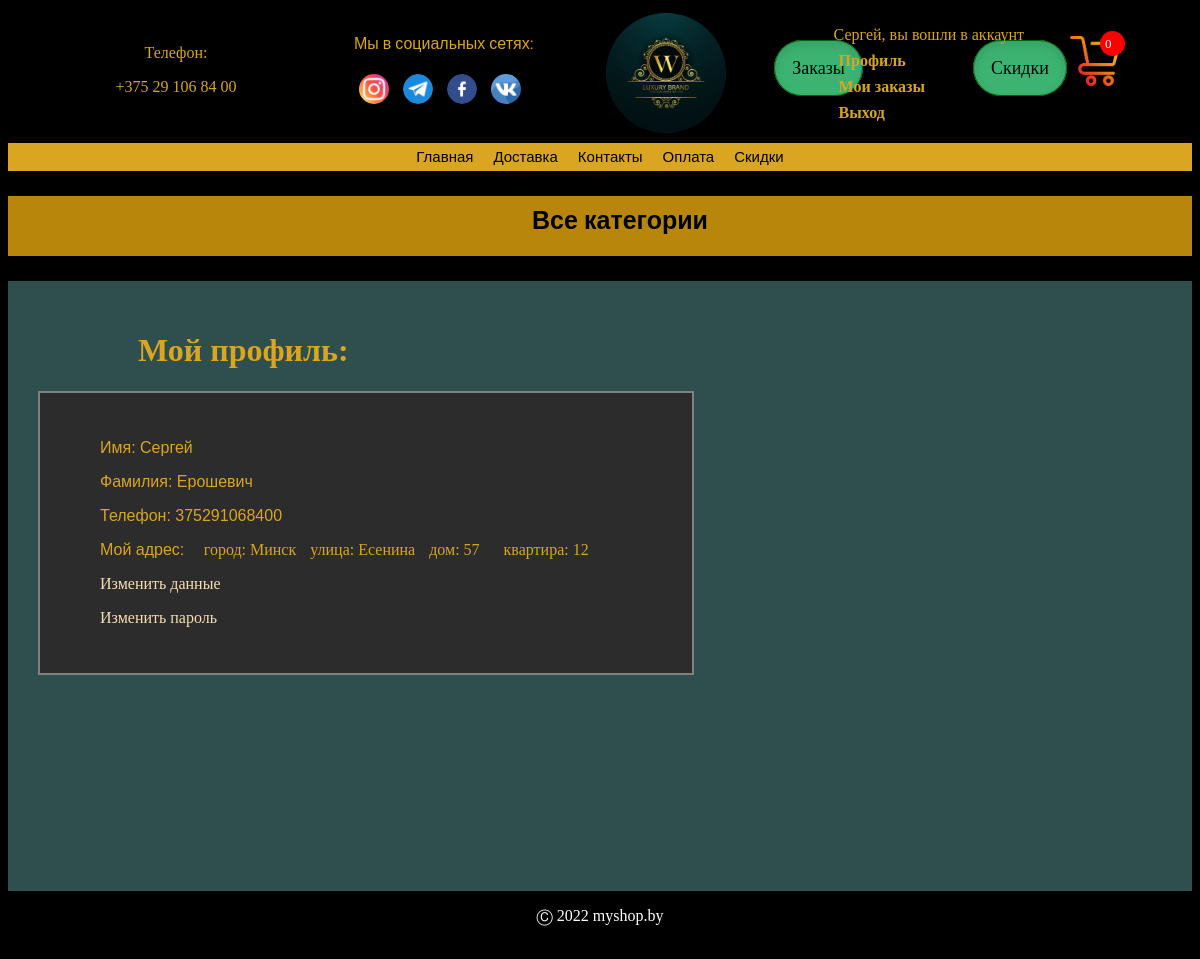
/accounts/profile/ (signed in), run on the app's committed database.
### accounts/models.py (models this page shows, shortened)
class Profile(models.Model):
    user = models.OneToOneField(User, on_delete=models.CASCADE)
    phone = models.CharField(max_length=13, blank=True)
    postal_code = models.CharField(max_length=20, verbose_name='почтовый индекс', blank=True)
    city = models.CharField(max_length=100, verbose_name='город', blank=True)
    street = models.CharField(max_length=100, verbose_name='улица', blank=True)
    house = models.CharField(max_length=100, verbose_name='дом', blank=True)
    building = models.CharField(max_length=100, verbose_name='корпус', blank=True)
    apartment = models.CharField(max_length=100, verbose_name='квартира', blank=True)

### accounts/views.py (the view)
# urls.py: path('profile/', views.profile, name='profile'),
@login_required()
def profile(request):
    user = request.user
    profile, status = Profile.objects.get_or_create(user=user)
    context = {'user': user, 'p': profile}
    return render(request, 'accounts/profile.html', context)

### cart/cart.py (called while the page is built)
    def __len__(self):
        return sum(item['quantity'] for item in self.cart.values())

### cart/context_processors.py (called while the page is built)
def cart(request):
    return {'cart': Cart(request)}

### accounts/templates/accounts/profile.html (shortened to what this page needs)
{% extends "shop/base.html" %}
{% load static %}
{% block content %}
<h1 style="padding-left: 100px">Мой профиль:</h1>
<div class="profile">
    <div>
        <p style="font-family: sans-serif">Имя: {{user.first_name}}</p>
        <p style="font-family: sans-serif">Фамилия: {{user.last_name}}</p>
        <p style="font-family: sans-serif"> Телефон: {% if p.phone %} {{p.phone}} {% else %} не указан {% endif %}</p>
        <span style="font-family: sans-serif">Мой адрес: </span>
            <span style="padding: 5px">{% if p.postal_code %} почтовый индекс: {{p.postal_code}} {% endif %}</span>
            <span style="padding: 5px">{% if p.city %} город: {{p.city}} {% endif %}</span>
            <span style="padding: 5px">{% if p.street %} улица: {{p.street}} {% endif %}</span>
            <span style="padding: 5px">{% if p.house %} дом: {{p.house}} {% endif %}</span>
            <span style="padding: 5px">{% if p.building %} корпус: {{p.building}} {% endif %}</span>
            <span style="padding: 5px">{% if p.apartment %} квартира: {{p.apartment}} {% endif %}</span>
    </div>
    <div>
        <p><a href="{% url 'accounts:profile_change' %}">Изменить данные</a></p>
        <p><a href="{% url 'accounts:password_change' %}">Изменить пароль</a></p>
    </div>
</div>
{% endblock %}

### shop/templates/shop/base.html (shortened to what this page needs)
<!DOCTYPE html>
{% load static %}
<html>
<head>
    <link href="{% static 'css/base.css' %}" rel="stylesheet">
</head>
<body>
<div class="wrapper">
    <header>
        <div class="subheader" id="subheader">
            <div class="contacts">
                <p>Телефон:</p>
                 <tel>+375 29 106 84 00</tel>
            </div>
            <div class="social">
                <p style="font-family: 'Roboto', sans-serif">Мы в социальных сетях:</p>
                <a href=""><img  src="{% static 'img/insti.png' %}" alt=""></a>
                <a href=""><img  src="{% static 'img/tel.png' %}" alt=""></a>
                <a href=""><img  src="{% static 'img/fac.png' %}" alt=""></a>
                <a href=""><img  src="{% static 'img/vkk.png' %}" alt=""></a>
            </div>
            <div class="logo" id="header">
                <a href="/" ><img class="logo-img" src="{% static 'img/log.jpg' %}"></a>
            </div>
            {% if user.is_staff %}
            <div style="margin-top: 50px"><a class="button" href="{% url 'orders:all_orders' %}">Заказы</a></div>
            <div style="margin-top: 50px"><a class="button" href="{% url 'shop:discount_managment' %}">Скидки</a></div>
            {% endif %}
            <div class="profile-top">
                {% if user.is_authenticated %}
                    <p>{{user.first_name}}, вы вошли в аккаунт</p>
                    <p><strong><a href="{% url 'accounts:profile' %}">Профиль</a></strong></p>
                    <p><strong><a href="{% url 'orders:my_orders' %}">Мои заказы</a></strong></p>
                    <p><strong><a href="{% url 'accounts:logout' %}">Выход</a></strong></p>
                {% endif %}
            </div>
            <div class="cart">
                {% with total_items=cart|length %}
                    <a href="{% url 'cart:cart_detail' %}"><img class="img-cart" src="{% static 'img/cart.png' %}" alt=""></a>
                        {% if cart|length > 0 %}
                             <div class="cart-total"><p>{{ total_items }}</p></div>
                        {% else %}
                             <div class="cart-total"><p>0</p></div>
                        {% endif %}
                {% endwith %}
            </div>
        </div>
        <nav id="sidebar" class="sidebar">
            <ul>
                <li><a href="/">Главная</a></li>
                <li><a href="{% url 'shop:shipping' %}">Доставка</a></li>
                <li><a href="{% url 'shop:contacts' %}">Контакты</a></li>
                <li><a href="{% url 'shop:payment' %}">Оплата</a></li>
                <li><a href="{% url 'shop:discounts' %}">Скидки</a></li>
            </ul>
        </nav>
            <nav class="categories">
                <ul>
                    <li {% if not category %}class="selected"{% endif %}>
                        <a href="{% url 'shop:product_list' %}">Все категории</a>
                    </li>
                </ul>
            </nav>
    </header>
    <div class="content">
        {% block content %}
        {% endblock %}
    </div>
    <footer class="footer">
        <p>Ⓒ 2022 myshop.by </p>
    </footer>
</div>
</body>
</html>

### shop/static/css/base.css (style rules this page uses)
body { background: black; height: 100%; color: white; }
.wrapper { min-height: 650px; display: flex; flex-direction: column; }
.footer { height: 60px; width: 100%; background: rgba(0,0,0,0.36); bottom: 0; text-align: center; }
.content { flex: 1 1 auto; background: darkslategrey; color: goldenrod; padding: 30px; min-height: 550px; }
.sidebar { text-decoration: none; font-size: 15px; font-family: 'Roboto', sans-serif; background: goldenrod; margin-top: 5px; }
.sidebar>ul { margin: 5px; padding: 5px; display: flex; justify-content: center; list-style: none; }
.categories { text-decoration: none; font-size: 25px; font-family: 'Roboto', sans-serif; font-weight: bolder; }
.categories>ul { display: flex; justify-content: center; height: 50px; background: darkgoldenrod; padding-top: 10px; list-style: none; }
.subheader { position: relative; height: 130px; display: flex; margin: auto; }
nav a { margin:10px; }
a { color: black; text-decoration: none; }
.cart { position: absolute; height: 100px; width: 100px; right: 22px; bottom: 2px; }
.cart-total { width: 25px; height: 25px; background: red; position: absolute; border-radius: 50%; bottom: 80px; right: 45px; font-size: 13px; }
.cart-total p { position: absolute; color: white; margin: 5px; }
.img-cart { width: 50px; height: 50px; }
.button { background: mediumseagreen; padding: 17px; border: 1px solid darkgreen; border-radius: 40px; font-size: 18px; margin: 55px; color: black; box-shadow: inset 0 5px 10px rgba(0,0,0,.1), 0 2px 5px rgba(0,0,0,.5); }
.logo { width: 10%; }
.logo-img { height: 120px; width: 120px; border-radius: 50%; padding: 5px; }
.contacts { width: 25%; text-align: center; padding: 20px; color: goldenrod; }
.social { width: 20%; padding: 10px; color: goldenrod; }
.social img { width: 30px; height: 30px; padding: 5px; border-radius: 50%; }
.profile-top { color: goldenrod; right: 150px; position: absolute; padding: 10px; }
.profile-top a { color: goldenrod; padding: 5px; }
.profile-top p { margin: 8px; }
.profile { background: #2c2c2c; border: 2px solid grey; padding: 30px 30px 30px 60px; width: 50%; }
.profile a { color: wheat; }

### data on the page
Profile: phone "375291068400", city "Минск", street "Есенина", house "57", apartment "12"

### other printed values
{{ user.first_name }} "Сергей"
{{ user.last_name }} "Ерошевич"
